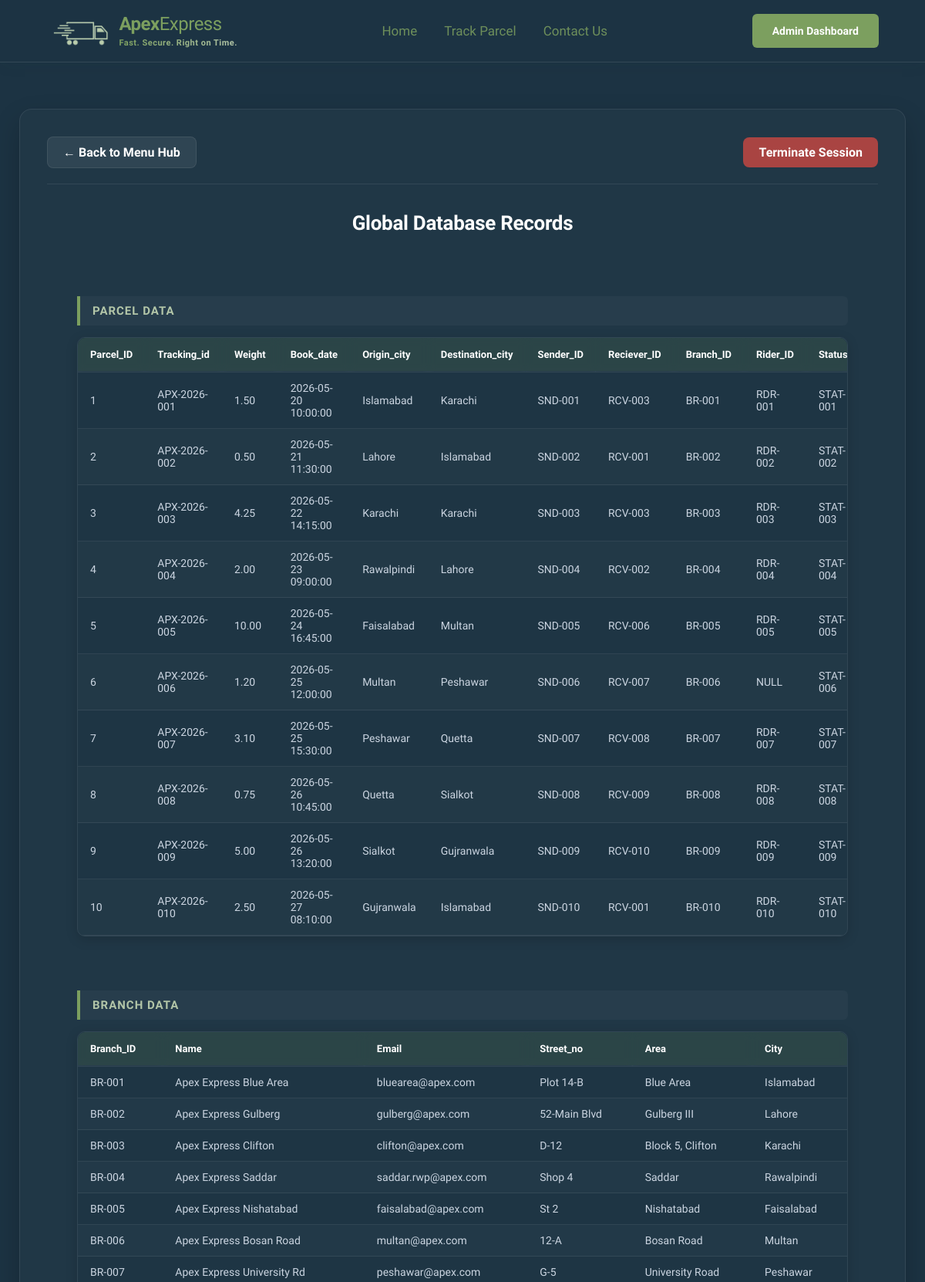
The app's page /apex_express/admin_dashboard.php?view=tables (signed in, upper part) with its own data.
### tables this page shows
CREATE TABLE `parcel` (
  `Parcel_ID` int(11) NOT NULL AUTO_INCREMENT,
  `Tracking_id` varchar(50) NOT NULL,
  `Weight` decimal(10,2) NOT NULL,
  `Book_date` timestamp NOT NULL DEFAULT current_timestamp(),
  `Origin_city` varchar(50) NOT NULL,
  `Destination_city` varchar(50) NOT NULL,
  `Sender_ID` varchar(50) NOT NULL,
  `Reciever_ID` varchar(50) NOT NULL,
  `Branch_ID` varchar(50) NOT NULL,
  `Rider_ID` varchar(50) DEFAULT NULL,
  `Status_id` varchar(50) NOT NULL,
  `price` decimal(10,2) NOT NULL DEFAULT 0.00,
  `payment_option` enum('Cash on Delivery','Easypaisa','JazzCash','Bank Transfer') NOT NULL DEFAULT 'Cash on Delivery',
  PRIMARY KEY (`Parcel_ID`),
  UNIQUE KEY `Tracking_id` (`Tracking_id`),
  UNIQUE KEY `Unique_Parcel_Status` (`Status_id`),
  KEY `Sender_ID` (`Sender_ID`),
  KEY `Reciever_ID` (`Reciever_ID`),
  KEY `Branch_ID` (`Branch_ID`),
  KEY `Rider_ID` (`Rider_ID`)
);

CREATE TABLE `branch` (
  `Branch_ID` varchar(50) NOT NULL,
  `Name` varchar(100) NOT NULL,
  `Email` varchar(100) NOT NULL,
  `Street_no` varchar(50) NOT NULL,
  `Area` varchar(100) NOT NULL,
  `City` varchar(50) NOT NULL,
  PRIMARY KEY (`Branch_ID`)
);

### apex_express/admin_dashboard.php (the view, shortened to what this page needs)
<?php
$conn = mysqli_connect("localhost", "root", "", "apex_express_db");
?>
<!DOCTYPE html>
<html lang="en">
<head>
    <link rel="stylesheet" href="admin_dashboard.css">
</head>
<body>
    <nav class="apex-navbar">
        <div class="nav-wrapper">
            <div class="nav-logo">
                <img src="logo.png" alt="Apex Express Logo" class="logo-truck">
                <div class="logo-info">
                    <div class="logo-text">
                        <span class="brand-bold">Apex</span><span class="brand-light">Express</span>
                    </div>
                    <div class="logo-slogan">Fast. Secure. Right on Time.</div>
                </div>
            </div>
            <ul class="nav-menu">
                <li><a href="home.html" class="nav-item">Home</a></li>
                <li><a href="tracking.php" class="nav-item">Track Parcel</a></li>
                <li><a href="contactus.html" class="nav-item">Contact Us</a></li>
            </ul>
            <div class="nav-btn-wrapper">
                <a href="admin_dashboard.php?view=menu" class="btn-portal active">Admin Dashboard</a>
            </div>
        </div>
        <hr class="line-break">
    </nav>
    <div class="admin-wrapper-workspace">
        <?php if (!isset($_SESSION['logged_in'])) { ?>
            <div class="admin-login-card">
                <h2>Admin Control Center</h2>
                <p class="login-subtitle">Please authenticate to gain access</p>
                <form method="POST">
                    <div class="input-group">
                        <input type="text" name="user" placeholder="Username" required>
                    </div>
                    <div class="input-group">
                        <input type="password" name="pass" placeholder="Password" required>
                    </div>
                    <button type="submit" name="login" class="btn-brand-submit">Log In to System</button>
                </form>
            </div>
        <?php } else {
            $view = $_SESSION['current_view'] ?? 'menu';
            ?>
            <div class="dashboard-central-holder">
                <div class="dashboard-action-bar">
                    <?php if ($view !== 'menu') { ?>
                        <a href="?view=menu" class="btn-action-back">← Back to Menu Hub</a>
                    <?php } else {
                        echo "<div></div>";
                    } ?>
                    <a href="?logout=true" class="btn-action-logout">Terminate Session</a>
                </div>
                <?php if ($view === 'menu') { ?>
                    <h2 class="workspace-main-title">System Administration Modules</h2>
                    <div class="dashboard-tiles-grid">
                        <a href="?view=tables" class="hub-tile-btn">
                            <div class="tile-art-box">📊</div>
                            <span class="tile-label-text">View Table Records</span>
                        </a>
                        <a href="?view=add_branch" class="hub-tile-btn">
                            <div class="tile-art-box">🏢</div>
                            <span class="tile-label-text">Add New Branch</span>
                        </a>
                        <a href="?view=add_rider" class="hub-tile-btn">
                            <div class="tile-art-box">🛵</div>
                            <span class="tile-label-text">Add Fleet Rider</span>
                        </a>
                        <a href="?view=add_parcel" class="hub-tile-btn hub-tile-highlighted">
                            <div class="tile-art-box">📦</div>
                            <span class="tile-label-text">Book Complete Shipment</span>
                        </a>
                    </div>
                <?php } elseif ($view === 'tables') { ?>
                    <h2 class="workspace-main-title">Global Database Records</h2>
                    <div class="tables-view-scroll-chamber">
                        <?php
                        $tables = ['parcel', 'branch', 'rider', 'sender', 'reciever', 'delivery_status'];
                        foreach ($tables as $tbl) {
                            echo "<h3 class='table-section-divider-title'>" . strtoupper($tbl) . " DATA</h3>";
                            $res = mysqli_query($conn, "SELECT * FROM `$tbl`");
                            if (mysqli_num_rows($res) > 0) {
                                echo "<div class='table-alignment-box'><table class='brand-data-table'><thead><tr>";
                                while ($field = mysqli_fetch_field($res)) {
                                    echo "<th>{$field->name}</th>";
                                }
                                echo "</tr></thead><tbody>";
                                while ($row = mysqli_fetch_assoc($res)) {
                                    echo "<tr>";
                                    foreach ($row as $val) {
                                        echo "<td>" . htmlspecialchars($val ?? 'NULL') . "</td>";
                                    }
                                    echo "</tr>";
                                }
                                echo "</tbody></table></div>";
                            } else {
                                echo "<p class='no-records-banner'>No active entries located in table: $tbl</p>";
                            }
                        }
                        ?>
                    </div>
                <?php } ?>
            </div>
        <?php } ?>
    </div>
</body>
</html>

### apex_express/admin_dashboard.css (style rules this page uses)
:root { --primary-color: #1c3343; --accent-color: #7c9f5f; --secondary-color: #b3c6a8; --bg-light: #f8fafc; --text-white: #ffffff; --card-bg-glass: rgba(255, 255, 255, 0.04); --border-glass: rgba(255, 255, 255, 0.08); }
* { margin: 0; padding: 0; box-sizing: border-box; font-family: 'Plus Jakarta Sans', sans-serif; }
body { background-color: var(--primary-color); color: var(--text-white); min-height: 100vh; display: flex; flex-direction: column; overflow-x: hidden; }
.apex-navbar { width: 100%; background-color: var(--primary-color); box-shadow: 0 4px 20px rgba(28, 51, 67, 0.05); position: sticky; top: 0; z-index: 9999; }
.nav-wrapper { max-width: 1300px; width: 90%; margin: 0 auto; height: 80px; display: flex; justify-content: space-between; align-items: center; }
.nav-logo { display: flex; align-items: center; gap: 12px; cursor: pointer; }
.logo-truck { height: 52px; width: auto; object-fit: contain; display: block; }
.logo-info { display: flex; flex-direction: column; justify-content: center; }
.logo-text { font-size: 24px; line-height: 1.1; letter-spacing: -0.5px; }
.brand-bold { font-weight: 700; color: var(--accent-color); }
.brand-light { font-weight: 400; color: var(--accent-color); }
.logo-slogan { font-size: 11px; font-weight: 600; letter-spacing: 0.5px; margin-top: 4px; width: max-content; background: linear-gradient(to right, var(--accent-color), var(--secondary-color)); -webkit-background-clip: text; -webkit-text-fill-color: transparent; }
.nav-menu { list-style: none; display: flex; align-items: center; gap: 35px; }
.nav-item { text-decoration: none; font-size: 17px; font-weight: 500; color: var(--accent-color); opacity: 0.85; transition: all 0.25s ease; padding: 8px 0; position: relative; }
.nav-item::after { content: ''; position: absolute; bottom: 0; left: 0; width: 0; height: 2px; background-color: var(--secondary-color); transition: width 0.3s ease; }
.btn-portal { text-decoration: none; background-color: var(--accent-color); color: var(--text-white); padding: 12px 24px; border-radius: 6px; font-size: 14px; font-weight: 600; transition: all 0.3s ease; border: 2px solid transparent; display: inline-block; }
.line-break { border: 0; height: 1px; background-color: rgba(255, 255, 255, 0.1); width: 100%; }
.admin-wrapper-workspace { flex: 1; display: flex; justify-content: center; align-items: flex-start; padding: 60px 20px; }
.dashboard-central-holder { background: rgba(255, 255, 255, 0.02); border: 1px solid var(--border-glass); width: 100%; max-width: 1150px; border-radius: 16px; padding: 35px; box-shadow: 0 15px 35px rgba(0,0,0,0.2); }
.dashboard-action-bar { display: flex; justify-content: space-between; align-items: center; margin-bottom: 35px; border-bottom: 1px solid var(--border-glass); padding-bottom: 20px; }
.btn-action-back { text-decoration: none; padding: 10px 20px; background: rgba(255, 255, 255, 0.07); color: var(--text-white); border: 1px solid var(--border-glass); border-radius: 8px; font-weight: 600; transition: background 0.2s; }
.btn-action-logout { text-decoration: none; padding: 10px 20px; background: #a94442; color: var(--text-white); border-radius: 8px; font-weight: 600; transition: background-color 0.2s; }
.workspace-main-title { text-align: center; font-size: 26px; font-weight: 700; margin-bottom: 35px; letter-spacing: -0.3px; }
.tables-view-scroll-chamber { display: flex; flex-direction: column; align-items: center; width: 100%; }
.table-section-divider-title { width: 100%; max-width: 1000px; font-size: 15px; letter-spacing: 1px; color: var(--secondary-color); background: rgba(255, 255, 255, 0.03); padding: 10px 16px; margin-top: 45px; margin-bottom: 15px; border-left: 4px solid var(--accent-color); border-radius: 0 6px 6px 0; }
.table-alignment-box { width: 100%; max-width: 1000px; overflow-x: auto; border-radius: 10px; border: 1px solid var(--border-glass); margin-bottom: 25px; box-shadow: 0 4px 15px rgba(0,0,0,0.15); }
.brand-data-table { width: 100%; border-collapse: collapse; background: rgba(28, 51, 67, 0.4); font-size: 14px; text-align: left; }
.brand-data-table th { background: rgba(124, 159, 95, 0.15); backdrop-filter: blur(5px); color: var(--text-white); font-weight: 600; padding: 14px 16px; font-size: 13px; border-bottom: 2px solid var(--border-glass); }
.brand-data-table td { padding: 12px 16px; border-bottom: 1px solid var(--border-glass); color: #cbd5e1; }
.brand-data-table tbody tr:nth-of-type(even) { background-color: rgba(255, 255, 255, 0.02); }

### records on screen
parcel: Parcel_ID "1", Tracking "APX-2026-001", Weight "1.50", Book_date "2026-05-20 10:00:00", Origin_city "Islamabad", Destination_city "Karachi", Sender_ID "SND-001", Reciever_ID "RCV-003", Branch_ID "BR-001", Rider_ID "RDR-001", Status "STAT-001"
parcel: Parcel_ID "2", Tracking "APX-2026-002", Weight "0.50", Book_date "2026-05-21 11:30:00", Origin_city "Lahore", Destination_city "Islamabad", Sender_ID "SND-002", Reciever_ID "RCV-001", Branch_ID "BR-002", Rider_ID "RDR-002", Status "STAT-002"
parcel: Parcel_ID "3", Tracking "APX-2026-003", Weight "4.25", Book_date "2026-05-22 14:15:00", val "Karachi", Sender_ID "SND-003", Reciever_ID "RCV-003", Branch_ID "BR-003", Rider_ID "RDR-003", Status "STAT-003"
parcel: Parcel_ID "4", Tracking "APX-2026-004", Weight "2.00", Book_date "2026-05-23 09:00:00", Origin_city "Rawalpindi", Destination_city "Lahore", Sender_ID "SND-004", Reciever_ID "RCV-002", Branch_ID "BR-004", Rider_ID "RDR-004", Status "STAT-004"
parcel: Parcel_ID "5", Tracking "APX-2026-005", Weight "10.00", Book_date "2026-05-24 16:45:00", Origin_city "Faisalabad", Destination_city "Multan", Sender_ID "SND-005", Reciever_ID "RCV-006", Branch_ID "BR-005", Rider_ID "RDR-005", Status "STAT-005"
parcel: Parcel_ID "6", Tracking "APX-2026-006", Weight "1.20", Book_date "2026-05-25 12:00:00", Origin_city "Multan", Destination_city "Peshawar", Sender_ID "SND-006", Reciever_ID "RCV-007", Branch_ID "BR-006", val "NULL", Status "STAT-006"
parcel: Parcel_ID "7", Tracking "APX-2026-007", Weight "3.10", Book_date "2026-05-25 15:30:00", Origin_city "Peshawar", Destination_city "Quetta", Sender_ID "SND-007", Reciever_ID "RCV-008", Branch_ID "BR-007", Rider_ID "RDR-007", Status "STAT-007"
parcel: Parcel_ID "8", Tracking "APX-2026-008", Weight "0.75", Book_date "2026-05-26 10:45:00", Origin_city "Quetta", Destination_city "Sialkot", Sender_ID "SND-008", Reciever_ID "RCV-009", Branch_ID "BR-008", Rider_ID "RDR-008", Status "STAT-008"
parcel: Parcel_ID "9", Tracking "APX-2026-009", Weight "5.00", Book_date "2026-05-26 13:20:00", Origin_city "Sialkot", Destination_city "Gujranwala", Sender_ID "SND-009", Reciever_ID "RCV-010", Branch_ID "BR-009", Rider_ID "RDR-009", Status "STAT-009"
parcel: Parcel_ID "10", Tracking "APX-2026-010", Weight "2.50", Book_date "2026-05-27 08:10:00", Origin_city "Gujranwala", Destination_city "Islamabad", Sender_ID "SND-010", Reciever_ID "RCV-001", Branch_ID "BR-010", Rider_ID "RDR-010", Status "STAT-010"
branch: Branch_ID "BR-001", Name "Apex Express Blue Area", Email "bluearea@apex.com", Street_no "Plot 14-B", Area "Blue Area", City "Islamabad"
branch: Branch_ID "BR-002", Name "Apex Express Gulberg", Email "gulberg@apex.com", Street_no "52-Main Blvd", Area "Gulberg III", City "Lahore"
branch: Branch_ID "BR-003", Name "Apex Express Clifton", Email "clifton@apex.com", Street_no "D-12", Area "Block 5, Clifton", City "Karachi"
branch: Branch_ID "BR-004", Name "Apex Express Saddar", Email "saddar.rwp@apex.com", Street_no "Shop 4", Area "Saddar", City "Rawalpindi"
branch: Branch_ID "BR-005", Name "Apex Express Nishatabad", Email "faisalabad@apex.com", Street_no "St 2", Area "Nishatabad", City "Faisalabad"
branch: Branch_ID "BR-006", Name "Apex Express Bosan Road", Email "multan@apex.com", Street_no "12-A", Area "Bosan Road", City "Multan"
branch: Branch_ID "BR-007", Name "Apex Express University Rd", Email "peshawar@apex.com", Street_no "G-5", Area "University Road", City "Peshawar"

### other values on screen
$tbl "PARCEL"
$field->name "Parcel_ID"
$field->name "Tracking_id"
$field->name "Weight"
$field->name "Book_date"
$field->name "Origin_city"
$field->name "Destination_city"
$field->name "Sender_ID"
$field->name "Reciever_ID"
$field->name "Branch_ID"
$field->name "Rider_ID"
$tbl "BRANCH"
$field->name "Name"
$field->name "Email"
$field->name "Street_no"
